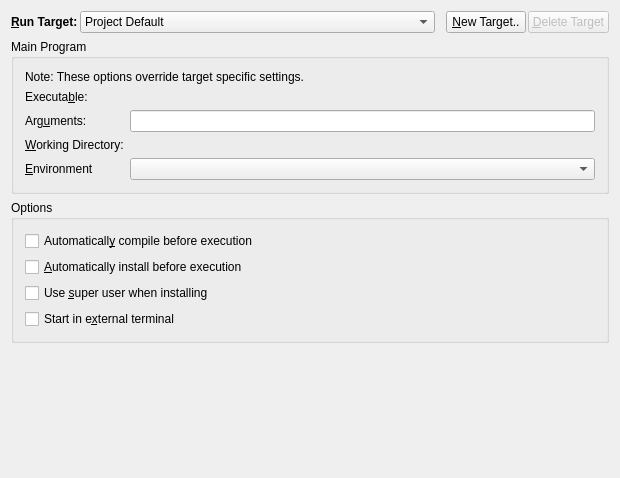
<ui version="4.0" >
 <class>RunSettings</class>
 <widget class="QWidget" name="RunSettings" >
  <property name="geometry" >
   <rect>
    <x>0</x>
    <y>0</y>
    <width>606</width>
    <height>478</height>
   </rect>
  </property>
  <property name="windowTitle" >
   <string>Run Options</string>
  </property>
  <layout class="QVBoxLayout" >
   <item>
    <layout class="QHBoxLayout" >
     <property name="spacing" >
      <number>2</number>
     </property>
     <item>
      <widget class="QLabel" name="label_2" >
       <property name="font" >
        <font>
         <weight>75</weight>
         <bold>true</bold>
        </font>
       </property>
       <property name="text" >
        <string>&amp;Run Target:</string>
       </property>
       <property name="buddy" >
        <cstring>runTarget</cstring>
       </property>
      </widget>
     </item>
     <item>
      <widget class="KComboBox" name="runTarget" >
       <property name="sizePolicy" >
        <sizepolicy vsizetype="Fixed" hsizetype="MinimumExpanding" >
         <horstretch>0</horstretch>
         <verstretch>0</verstretch>
        </sizepolicy>
       </property>
       <property name="whatsThis" >
        <string>A "run target" is a way of grouping settings for running a program.  The "Project Default" target will be used for any targets which do not have individualised configurations.  Create a new run target to define specific settings for a target.</string>
       </property>
       <property name="editable" >
        <bool>false</bool>
       </property>
       <item>
        <property name="text" >
         <string>Project Default</string>
        </property>
       </item>
      </widget>
     </item>
     <item>
      <widget class="QLabel" name="labelProjectNameIndicator" >
       <property name="text" >
        <string/>
       </property>
      </widget>
     </item>
     <item>
      <widget class="KPushButton" name="buttonNewTarget" >
       <property name="text" >
        <string>&amp;New Target..</string>
       </property>
      </widget>
     </item>
     <item>
      <widget class="KPushButton" name="buttonDeleteTarget" >
       <property name="enabled" >
        <bool>false</bool>
       </property>
       <property name="text" >
        <string>&amp;Delete Target</string>
       </property>
      </widget>
     </item>
    </layout>
   </item>
   <item>
    <widget class="QGroupBox" name="groupBox" >
     <property name="title" >
      <string>Main Program</string>
     </property>
     <layout class="QGridLayout" >
      <item row="0" column="0" colspan="2" >
       <widget class="QLabel" name="notelabel" >
        <property name="whatsThis" >
         <string>For Automake and QMake type projects, the proper way to set these options are per target in the &lt;b>Automake Manager&lt;/b> and &lt;b>QMake Manager&lt;/b>, respectively.</string>
        </property>
        <property name="text" >
         <string>Note: These options override target specific settings.</string>
        </property>
        <property name="alignment" >
         <set>Qt::AlignVCenter</set>
        </property>
        <property name="wordWrap" >
         <bool>false</bool>
        </property>
       </widget>
      </item>
      <item row="1" column="0" >
       <widget class="QLabel" name="mainprogram_label" >
        <property name="text" >
         <string>Executa&amp;ble:</string>
        </property>
        <property name="wordWrap" >
         <bool>false</bool>
        </property>
        <property name="buddy" >
         <cstring>kcfg_executable</cstring>
        </property>
       </widget>
      </item>
      <item row="1" column="1" >
       <widget class="KUrlRequester" name="kcfg_executable" />
      </item>
      <item row="2" column="0" >
       <widget class="QLabel" name="mainprogram_label_2" >
        <property name="text" >
         <string>Arg&amp;uments:</string>
        </property>
        <property name="wordWrap" >
         <bool>false</bool>
        </property>
        <property name="buddy" >
         <cstring>kcfg_arguments</cstring>
        </property>
       </widget>
      </item>
      <item row="2" column="1" >
       <widget class="KLineEdit" name="kcfg_arguments" >
        <property name="toolTip" >
         <string>The command line arguments passed to the main program when run</string>
        </property>
       </widget>
      </item>
      <item row="3" column="0" >
       <widget class="QLabel" name="mainprogram_label_3_2" >
        <property name="text" >
         <string>&amp;Working Directory:</string>
        </property>
        <property name="wordWrap" >
         <bool>false</bool>
        </property>
        <property name="buddy" >
         <cstring>kcfg_workingDirectory</cstring>
        </property>
       </widget>
      </item>
      <item row="3" column="1" >
       <widget class="KUrlRequester" name="kcfg_workingDirectory" />
      </item>
      <item row="4" column="0" >
       <widget class="QLabel" name="label" >
        <property name="text" >
         <string>&amp;Environment</string>
        </property>
        <property name="buddy" >
         <cstring>kcfg_environment</cstring>
        </property>
       </widget>
      </item>
      <item row="4" column="1" >
       <widget class="KDevelop::EnvironmentSelectionWidget" name="kcfg_environment" />
      </item>
     </layout>
    </widget>
   </item>
   <item>
    <widget class="QGroupBox" name="groupBox_2" >
     <property name="title" >
      <string>Options</string>
     </property>
     <layout class="QVBoxLayout" >
      <item>
       <widget class="QCheckBox" name="kcfg_autocompile" >
        <property name="toolTip" >
         <string>If the program is not up-to-date with the source code, compile it before starting its execution</string>
        </property>
        <property name="text" >
         <string>Automaticall&amp;y compile before execution</string>
        </property>
       </widget>
      </item>
      <item>
       <widget class="QCheckBox" name="kcfg_autoinstall" >
        <property name="toolTip" >
         <string/>
        </property>
        <property name="text" >
         <string>&amp;Automatically install before execution</string>
        </property>
       </widget>
      </item>
      <item>
       <widget class="QCheckBox" name="kcfg_autosu" >
        <property name="toolTip" >
         <string/>
        </property>
        <property name="text" >
         <string>Use &amp;super user when installing</string>
        </property>
       </widget>
      </item>
      <item>
       <widget class="QCheckBox" name="kcfg_startinterminal" >
        <property name="toolTip" >
         <string>Start the main program in an external terminal</string>
        </property>
        <property name="text" >
         <string>Start in e&amp;xternal terminal</string>
        </property>
       </widget>
      </item>
     </layout>
    </widget>
   </item>
   <item>
    <spacer>
     <property name="orientation" >
      <enum>Qt::Vertical</enum>
     </property>
     <property name="sizeHint" >
      <size>
       <width>598</width>
       <height>51</height>
      </size>
     </property>
    </spacer>
   </item>
  </layout>
 </widget>
 <layoutdefault spacing="6" margin="11" />
 <layoutfunction spacing="KDialog::spacingHint" margin="KDialog::marginHint" />
 <pixmapfunction>qPixmapFromMimeSource</pixmapfunction>
 <customwidgets>
  <customwidget>
   <class>KComboBox</class>
   <extends>QComboBox</extends>
   <header>kcombobox.h</header>
  </customwidget>
  <customwidget>
   <class>KLineEdit</class>
   <extends>QLineEdit</extends>
   <header>klineedit.h</header>
  </customwidget>
  <customwidget>
   <class>KPushButton</class>
   <extends>QPushButton</extends>
   <header>kpushbutton.h</header>
  </customwidget>
  <customwidget>
   <class>KUrlRequester</class>
   <extends>QFrame</extends>
   <header>kurlrequester.h</header>
  </customwidget>
  <customwidget>
   <class>KDevelop::EnvironmentSelectionWidget</class>
   <extends>KComboBox</extends>
   <header>environmentselectionwidget.h</header>
  </customwidget>
 </customwidgets>
 <tabstops>
  <tabstop>kcfg_startinterminal</tabstop>
  <tabstop>kcfg_autocompile</tabstop>
 </tabstops>
 <includes>
  <include location="global" >ksqueezedtextlabel.h</include>
  <include location="local" >klineedit.h</include>
  <include location="local" >kurlrequester.h</include>
  <include location="local" >klineedit.h</include>
  <include location="local" >kpushbutton.h</include>
  <include location="local" >klineedit.h</include>
  <include location="local" >kurlrequester.h</include>
  <include location="local" >klineedit.h</include>
  <include location="local" >kpushbutton.h</include>
 </includes>
 <resources/>
 <connections/>
</ui>
